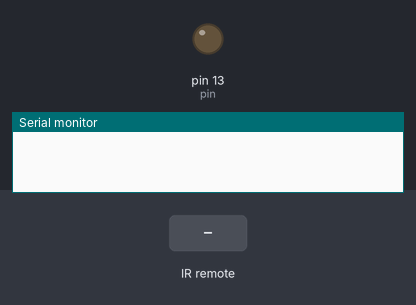
Bench run of a sketch on a simulated Arduino Uno, built with avr-gcc and run on an emulated ATmega328P. Shown: output pins drawn as LEDs (lit = HIGH), the last lines printed to the serial monitor. Inputs (shaded band) come from the test bench.

Above: at 1.2 s.
1.3 s: infrared code 0xE078FF8 received
At 1.42 s:
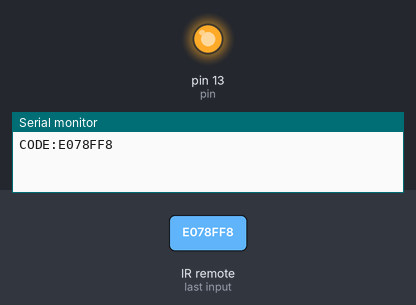
3.0 s: infrared code 0xE078FC8 received
4.5 s: infrared code 0xE078FE8 received
Timing chart, 0 to 7.5 s (numbered marks = the images above; inputs shaded):
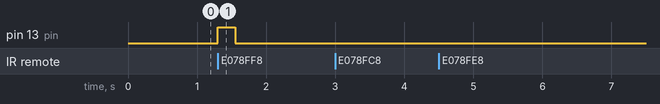

The sketch:

generic_remote_controlled_sketch.ino
```cpp
#include <IRremote.h>
const uint8_t RECV_PIN = 11;
IRrecv irrecv(RECV_PIN);
decode_results results;

enum Actions{
  NoAction,
  VolupAction,
  VoldownAction,
  MuteAction,
};
```

_ledBlink.ino
```cpp
/** Led 13 blink on known command received */
namespace LedBlink{

  const int pin = 13;
  const unsigned int duration = 250; //hold for x ms

  bool enabled;
  static long ledBlinkTimeout;

  void on(){
      enabled = true;
      ledBlinkTimeout = millis();
      digitalWrite(pin, HIGH);
  }

  void ledBlinkRoutine(long currentMillis){
      if(enabled){
          if(currentMillis - ledBlinkTimeout > duration){
                enabled = false;
                digitalWrite(pin, LOW);
          }
      }
  }

}
```

_remote.ino
```cpp
//remote control codes
enum AIWA {
    AIWA_1 = 0xE078FC8,
    AIWA_2 = 0xE078FE8,
    AIWA_3 = 0xE078FF8,
    AIWA_4 = 0xE078FD8,
    AIWA_5 = 0xE078FD2,
    AIWA_6 = 0xE078FE2,
};

enum Mp3Remote {
	Power = 0xFFA25,
	Mode = 0xFF629,
	Mute = 0xFFE21,
	Play = 0xFF22D,
	Back = 0xFF02F,
	Next = 0xFFC23,
	Eq = 0xFFE01,
	Minus = 0xFFA85,
	Plus = 0xFF906,
	D0 = 0xFF689,
	Shuffle = 0xFF986,
	Usd = 0xFFB04,
	D1 = 0xFF30C,
	D2 = 0xFF18E,
	D3 = 0xFF7A8,
	D4 = 0xFF10E,
	D5 = 0xFF38C,
	D6 = 0xFF5AA,
	D7 = 0xFF42B,
	D8 = 0xFF4AB,
	D9 = 0xFF52A,
};

const int RepeatTimeout = 300; //ms

byte processRemote(){

    byte action = NoAction;

    static byte lastAction;
    static long previousMillis;

    if(irrecv.decode(&results)) {

        unsigned long currentMillis = millis();

        unsigned long code = results.value;


        Serial.print(F("\nCODE:"));
        Serial.print(code, HEX);


        switch(code){
            case AIWA_3:
                action = VolupAction;
            break;

            case AIWA_5:
                action = VoldownAction;
            break;

            case AIWA_6:
                action = MuteAction;
            break;

            case Power:
                action = MuteAction;
            break;

            case Plus:
                action = VolupAction;
            break;

            case Minus:
                action = VoldownAction;
            break;

            case REPEAT:
                if(currentMillis - previousMillis < RepeatTimeout){
                    if(lastAction == VolupAction || lastAction == VoldownAction){ //only enable repeat for this actions
                        action = lastAction;
                    }
                }
            break;
        }

        irrecv.resume();

        previousMillis = currentMillis;
        lastAction = action;

        if(action != NoAction) LedBlink::on();
    }

    return action;
}
```

main.ino
```cpp
void setup() {
  // put your setup code here, to run once:
  pinMode(LedBlink::pin, OUTPUT);


  Serial.begin(9600);
  irrecv.enableIRIn();
}

void loop() {

    byte action = processRemote();

    switch(action){

        case VolupAction:
            //increase volume
        break;

        case VoldownAction:
            //decrease volume
        break;

        case MuteAction:
            //mute or unmute
        break;
    }

   LedBlink::ledBlinkRoutine(millis());

}
```

Measured:
- after the input at 1.3 s, pin 13 (pin): LOW → HIGH at once, → LOW 0.25 s later
